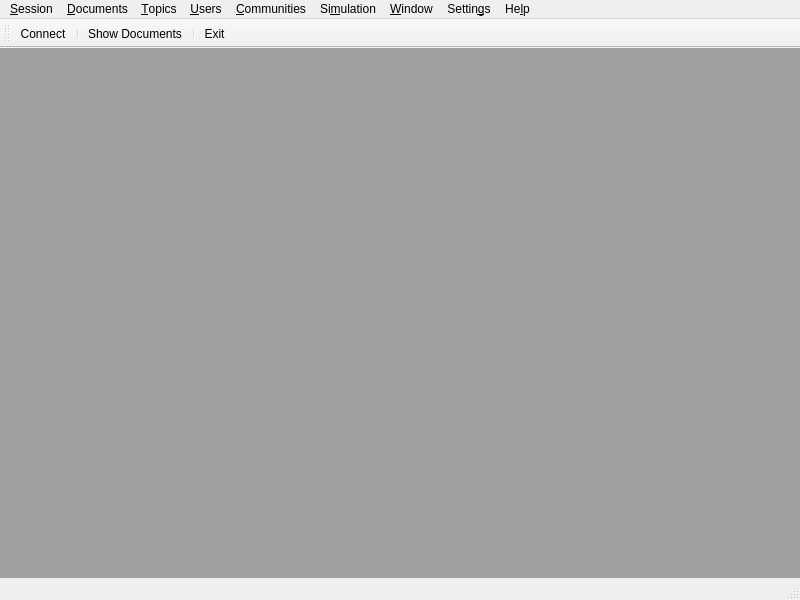
<?xml version="1.0" encoding="UTF-8"?>
<ui version="4.0">
 <class>QGALILEIWin</class>
 <widget class="QMainWindow" name="QGALILEIWin">
  <property name="geometry">
   <rect>
    <x>0</x>
    <y>0</y>
    <width>800</width>
    <height>600</height>
   </rect>
  </property>
  <property name="windowTitle">
   <string>qgalileiwin</string>
  </property>
  <widget class="QWidget" name="centralwidget">
   <layout class="QVBoxLayout" name="verticalLayout">
    <property name="spacing">
     <number>0</number>
    </property>
    <property name="leftMargin">
     <number>0</number>
    </property>
    <property name="topMargin">
     <number>0</number>
    </property>
    <property name="rightMargin">
     <number>0</number>
    </property>
    <property name="bottomMargin">
     <number>0</number>
    </property>
    <item>
     <widget class="QMdiArea" name="Desktop"/>
    </item>
   </layout>
  </widget>
  <widget class="QMenuBar" name="menubar">
   <property name="geometry">
    <rect>
     <x>0</x>
     <y>0</y>
     <width>800</width>
     <height>34</height>
    </rect>
   </property>
   <widget class="QMenu" name="menuSession">
    <property name="title">
     <string>&amp;Session</string>
    </property>
    <addaction name="aConnect"/>
    <addaction name="aDisconnect"/>
    <addaction name="separator"/>
    <addaction name="aComputeSession"/>
    <addaction name="aConsole"/>
    <addaction name="aRunScript"/>
    <addaction name="aStatistics"/>
    <addaction name="separator"/>
    <addaction name="aCreateSession"/>
    <addaction name="aImportDocs"/>
    <addaction name="aRunTool"/>
    <addaction name="separator"/>
    <addaction name="aExit"/>
   </widget>
   <widget class="QMenu" name="menuDocuments">
    <property name="title">
     <string>&amp;Documents</string>
    </property>
    <addaction name="aDicts"/>
    <addaction name="separator"/>
    <addaction name="aShowDocs"/>
    <addaction name="aExportDocDecs"/>
    <addaction name="aExportDocs"/>
    <addaction name="separator"/>
    <addaction name="aClearDocs"/>
    <addaction name="aAnalyzeDocs"/>
    <addaction name="aAnalyzeDoc"/>
    <addaction name="aIndexDocs"/>
    <addaction name="separator"/>
    <addaction name="aQuery"/>
    <addaction name="separator"/>
    <addaction name="aComputeTrust"/>
    <addaction name="aComputeSugs"/>
   </widget>
   <widget class="QMenu" name="menuTopics">
    <property name="title">
     <string>&amp;Topics</string>
    </property>
    <addaction name="aShowClasses"/>
    <addaction name="separator"/>
    <addaction name="aShowTopics"/>
    <addaction name="aClearTopics"/>
    <addaction name="aGroupDocs"/>
   </widget>
   <widget class="QMenu" name="menuUsers">
    <property name="title">
     <string>&amp;Users</string>
    </property>
    <addaction name="aShowUsers"/>
    <addaction name="separator"/>
    <addaction name="aClearProfiles"/>
    <addaction name="aComputeProfiles"/>
    <addaction name="aComputeProfile"/>
   </widget>
   <widget class="QMenu" name="menuCommunities">
    <property name="title">
     <string>&amp;Communities</string>
    </property>
    <addaction name="aShowCommunities"/>
    <addaction name="separator"/>
    <addaction name="aClearCommunities"/>
    <addaction name="aGroupProfiles"/>
   </widget>
   <widget class="QMenu" name="menuSimulation">
    <property name="title">
     <string>Si&amp;mulation</string>
    </property>
    <addaction name="aRepairSubjects"/>
    <addaction name="separator"/>
    <addaction name="aInitSimulation"/>
    <addaction name="separator"/>
    <addaction name="aCreateIdealClasses"/>
    <addaction name="aCreateIdealClassesDocs"/>
    <addaction name="aCreateIdealTopics"/>
    <addaction name="aCreateIdealTopicsClasses"/>
    <addaction name="aCreateIdealCommunities"/>
    <addaction name="separator"/>
    <addaction name="aFeedbackCycle"/>
    <addaction name="aAssessmentCycle"/>
    <addaction name="separator"/>
    <addaction name="aCompareIdealClasses"/>
    <addaction name="aCompareIdealTopics"/>
    <addaction name="aCompareIdealCommunities"/>
   </widget>
   <widget class="QMenu" name="menuWindow">
    <property name="title">
     <string>&amp;Window</string>
    </property>
    <addaction name="aCloseAll"/>
    <addaction name="separator"/>
    <addaction name="aTile"/>
    <addaction name="aCascade"/>
   </widget>
   <widget class="QMenu" name="menuSettings">
    <property name="title">
     <string>Settin&amp;gs</string>
    </property>
    <addaction name="separator"/>
    <addaction name="aConfigSession"/>
    <addaction name="separator"/>
    <addaction name="aConfigQGALILEI"/>
   </widget>
   <widget class="QMenu" name="menuHelp">
    <property name="title">
     <string>He&amp;lp</string>
    </property>
    <addaction name="aAbout"/>
   </widget>
   <addaction name="menuSession"/>
   <addaction name="menuDocuments"/>
   <addaction name="menuTopics"/>
   <addaction name="menuUsers"/>
   <addaction name="menuCommunities"/>
   <addaction name="menuSimulation"/>
   <addaction name="menuWindow"/>
   <addaction name="menuSettings"/>
   <addaction name="menuHelp"/>
  </widget>
  <widget class="QStatusBar" name="statusbar"/>
  <widget class="QToolBar" name="toolBar">
   <property name="windowTitle">
    <string>toolBar</string>
   </property>
   <attribute name="toolBarArea">
    <enum>TopToolBarArea</enum>
   </attribute>
   <attribute name="toolBarBreak">
    <bool>false</bool>
   </attribute>
   <addaction name="aConnect"/>
   <addaction name="separator"/>
   <addaction name="aShowDocs"/>
   <addaction name="separator"/>
   <addaction name="aExit"/>
  </widget>
  <action name="aExit">
   <property name="icon">
    <iconset resource="qgalilei.qrc">
     <normaloff>:/icons/application-exit.png</normaloff>:/icons/application-exit.png</iconset>
   </property>
   <property name="text">
    <string>E&amp;xit</string>
   </property>
   <property name="shortcut">
    <string>Ctrl+Q</string>
   </property>
   <property name="shortcutContext">
    <enum>Qt::ApplicationShortcut</enum>
   </property>
  </action>
  <action name="aConnect">
   <property name="icon">
    <iconset resource="qgalilei.qrc">
     <normaloff>:/icons/svn-commit.png</normaloff>:/icons/svn-commit.png</iconset>
   </property>
   <property name="text">
    <string>&amp;Connect</string>
   </property>
   <property name="shortcut">
    <string>Ctrl+C</string>
   </property>
   <property name="shortcutContext">
    <enum>Qt::ApplicationShortcut</enum>
   </property>
  </action>
  <action name="aDisconnect">
   <property name="icon">
    <iconset resource="qgalilei.qrc">
     <normaloff>:/icons/svn-commit.png</normaloff>:/icons/svn-commit.png</iconset>
   </property>
   <property name="text">
    <string>&amp;Disconnect</string>
   </property>
  </action>
  <action name="aDicts">
   <property name="icon">
    <iconset resource="qgalilei.qrc">
     <normaloff>:/icons/text-troff.png</normaloff>:/icons/text-troff.png</iconset>
   </property>
   <property name="text">
    <string>Show D&amp;ictionnaries</string>
   </property>
  </action>
  <action name="aCloseAll">
   <property name="text">
    <string>&amp;Close All</string>
   </property>
  </action>
  <action name="aTile">
   <property name="text">
    <string>&amp;Tile</string>
   </property>
  </action>
  <action name="aCascade">
   <property name="text">
    <string>Ca&amp;scade</string>
   </property>
  </action>
  <action name="aConfigSession">
   <property name="text">
    <string>Configure &amp;Session</string>
   </property>
  </action>
  <action name="aConfigQGALILEI">
   <property name="text">
    <string>Configure &amp;QGALILEI</string>
   </property>
  </action>
  <action name="aShowDocs">
   <property name="icon">
    <iconset resource="qgalilei.qrc">
     <normaloff>:/icons/text-xml.png</normaloff>:/icons/text-xml.png</iconset>
   </property>
   <property name="text">
    <string>Show &amp;Documents</string>
   </property>
  </action>
  <action name="aExportDocDecs">
   <property name="text">
    <string>E&amp;xport Document Descriptions</string>
   </property>
  </action>
  <action name="aIndexDocs">
   <property name="text">
    <string>I&amp;ndex Documents</string>
   </property>
  </action>
  <action name="aAnalyzeDocs">
   <property name="icon">
    <iconset resource="qgalilei.qrc">
     <normaloff>:/icons/x-office-document.png</normaloff>:/icons/x-office-document.png</iconset>
   </property>
   <property name="text">
    <string>&amp;Analyze Documents</string>
   </property>
  </action>
  <action name="aExportDocs">
   <property name="text">
    <string>&amp;Export Documents</string>
   </property>
  </action>
  <action name="aAnalyzeDoc">
   <property name="text">
    <string>&amp;Load and Analyze a Document</string>
   </property>
   <property name="shortcut">
    <string>Ctrl+O</string>
   </property>
  </action>
  <action name="aQuery">
   <property name="icon">
    <iconset resource="qgalilei.qrc">
     <normaloff>:/icons/edit-find.png</normaloff>:/icons/edit-find.png</iconset>
   </property>
   <property name="text">
    <string>&amp;Search</string>
   </property>
   <property name="shortcut">
    <string>Ctrl+S</string>
   </property>
  </action>
  <action name="aComputeTrust">
   <property name="text">
    <string>C&amp;ompute Trust</string>
   </property>
  </action>
  <action name="aComputeSugs">
   <property name="text">
    <string>Co&amp;mpute Suggestions</string>
   </property>
  </action>
  <action name="aComputeSession">
   <property name="icon">
    <iconset resource="qgalilei.qrc">
     <normaloff>:/icons/run-build.png</normaloff>:/icons/run-build.png</iconset>
   </property>
   <property name="text">
    <string>C&amp;ompute Session</string>
   </property>
  </action>
  <action name="aConsole">
   <property name="icon">
    <iconset resource="qgalilei.qrc">
     <normaloff>:/icons/utilities-terminal.png</normaloff>:/icons/utilities-terminal.png</iconset>
   </property>
   <property name="text">
    <string>Co&amp;nsole</string>
   </property>
   <property name="shortcut">
    <string>Ctrl+K</string>
   </property>
  </action>
  <action name="aRunScript">
   <property name="icon">
    <iconset resource="qgalilei.qrc">
     <normaloff>:/icons/preferences-desktop-launch-feedback.png</normaloff>:/icons/preferences-desktop-launch-feedback.png</iconset>
   </property>
   <property name="text">
    <string>&amp;Run Script</string>
   </property>
   <property name="shortcut">
    <string>Ctrl+R</string>
   </property>
  </action>
  <action name="aStatistics">
   <property name="icon">
    <iconset resource="qgalilei.qrc">
     <normaloff>:/icons/view-statistics.png</normaloff>:/icons/view-statistics.png</iconset>
   </property>
   <property name="text">
    <string>&amp;Statistics</string>
   </property>
  </action>
  <action name="aCreateSession">
   <property name="text">
    <string>Cr&amp;eate Session</string>
   </property>
  </action>
  <action name="aImportDocs">
   <property name="icon">
    <iconset resource="qgalilei.qrc">
     <normaloff>:/icons/document-import.png</normaloff>:/icons/document-import.png</iconset>
   </property>
   <property name="text">
    <string>&amp;Import Documents</string>
   </property>
  </action>
  <action name="aRunTool">
   <property name="text">
    <string>R&amp;un Tool</string>
   </property>
   <property name="shortcut">
    <string>Ctrl+T</string>
   </property>
  </action>
  <action name="aClearDocs">
   <property name="text">
    <string>&amp;Clear Documents</string>
   </property>
  </action>
  <action name="aShowTopics">
   <property name="text">
    <string>Show &amp;Topics</string>
   </property>
  </action>
  <action name="aClearTopics">
   <property name="text">
    <string>&amp;Clear Topics</string>
   </property>
  </action>
  <action name="aGroupDocs">
   <property name="text">
    <string>&amp;Group Documents</string>
   </property>
  </action>
  <action name="aShowClasses">
   <property name="icon">
    <iconset resource="qgalilei.qrc">
     <normaloff>:/icons/code-class.png</normaloff>:/icons/code-class.png</iconset>
   </property>
   <property name="text">
    <string>Show C&amp;lasses</string>
   </property>
  </action>
  <action name="aShowUsers">
   <property name="icon">
    <iconset resource="qgalilei.qrc">
     <normaloff>:/icons/system-users.png</normaloff>:/icons/system-users.png</iconset>
   </property>
   <property name="text">
    <string>Show &amp;Users</string>
   </property>
  </action>
  <action name="aClearProfiles">
   <property name="text">
    <string>&amp;Clear Profiles</string>
   </property>
  </action>
  <action name="aComputeProfiles">
   <property name="icon">
    <iconset resource="qgalilei.qrc">
     <normaloff>:/icons/media-playback-start.png</normaloff>:/icons/media-playback-start.png</iconset>
   </property>
   <property name="text">
    <string>Compute &amp;Profiles</string>
   </property>
  </action>
  <action name="aComputeProfile">
   <property name="text">
    <string>C&amp;ompute Profile</string>
   </property>
  </action>
  <action name="aShowCommunities">
   <property name="text">
    <string>Show &amp;Communities</string>
   </property>
  </action>
  <action name="aClearCommunities">
   <property name="text">
    <string>C&amp;lear Communities</string>
   </property>
  </action>
  <action name="aGroupProfiles">
   <property name="text">
    <string>&amp;Group Profiles</string>
   </property>
  </action>
  <action name="aAbout">
   <property name="text">
    <string>&amp;About</string>
   </property>
  </action>
  <action name="aRepairSubjects">
   <property name="text">
    <string>&amp;Repair Subjects</string>
   </property>
  </action>
  <action name="aInitSimulation">
   <property name="text">
    <string>&amp;Initialize Simulation</string>
   </property>
  </action>
  <action name="aCreateIdealCommunities">
   <property name="text">
    <string>Create I&amp;deal Communities</string>
   </property>
  </action>
  <action name="aCreateIdealTopics">
   <property name="text">
    <string>Create Ideal &amp;Topics</string>
   </property>
  </action>
  <action name="aCreateIdealTopicsClasses">
   <property name="text">
    <string>Create Ideal T&amp;opics (using Classes)</string>
   </property>
  </action>
  <action name="aCreateIdealClasses">
   <property name="text">
    <string>Create Ideal &amp;Classes</string>
   </property>
  </action>
  <action name="aCreateIdealClassesDocs">
   <property name="text">
    <string>Create Ideal C&amp;lasses (using Documents)</string>
   </property>
  </action>
  <action name="aFeedbackCycle">
   <property name="text">
    <string>&amp;Feedback Cycle</string>
   </property>
  </action>
  <action name="aAssessmentCycle">
   <property name="text">
    <string>&amp;Assessment Cycle</string>
   </property>
  </action>
  <action name="aCompareIdealCommunities">
   <property name="text">
    <string>Co&amp;mpare Ideal Communities</string>
   </property>
  </action>
  <action name="aCompareIdealTopics">
   <property name="text">
    <string>Com&amp;pare Ideal Topics</string>
   </property>
  </action>
  <action name="aCompareIdealClasses">
   <property name="text">
    <string>Compar&amp;e Ideal Classes</string>
   </property>
  </action>
 </widget>
 <resources>
  <include location="qgalilei.qrc"/>
 </resources>
 <connections/>
</ui>
